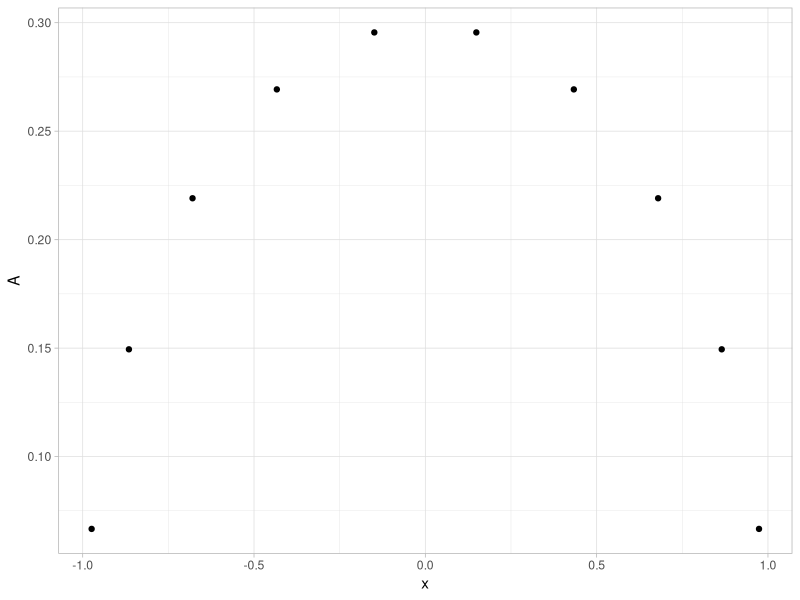
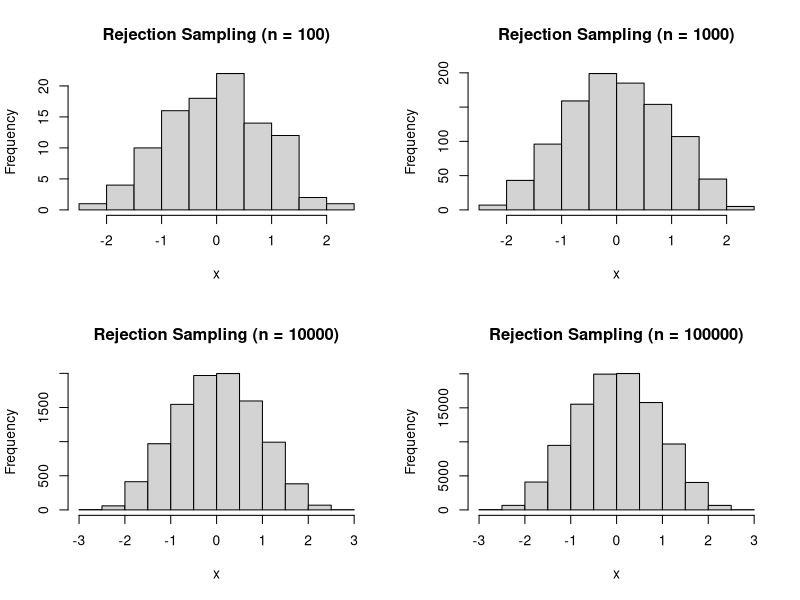

The R script that drew these images, in order: (Note: a time limit stopped this script after it produced the figures.)
## ---- chunk 1
knitr::opts_chunk$set(echo = TRUE)
## ---- chunk 2
library(ggplot2)
## ---- chunk 3
g <- function(x){1 / x}
## ---- chunk 4
Romberg_Integration <- function(m, l, u){
  
  ###INITIAL VALUES###
  T_hat <- matrix(NA, nrow = m + 1, ncol = m + 1)
  width <- u - l
  
  ###MAIN###
  T_hat[1, 1] <- width * (g(l) + g(u)) / 2
  for (i in 1:m){ ##i is the first subscript of T_hat
    h <- width / (2 ^ i)
    T_hat[i + 1, 1] <- h * (g(l) + g(u)) / 2 + h * sum(g(seq(l + h, u - h, h)))
    for (j in 1:i){ ##j is the second subscript of T_hat
      T_hat[i + 1, j + 1] <- (4 ^ j * T_hat[i + 1, j] - T_hat[i, j]) / (4 ^ j - 1)}
  }
  
  ###OUTPUT###
  row.names(T_hat) = colnames(T_hat) = 0:m
  return(T_hat)
}
## ---- chunk 5
Romberg_Integration(6, 1, 10); print(paste0('ln(10) = ', log(10)))
print(paste0('ERROR = ', Romberg_Integration(6, 1, 10)[7, 7] - log(10)))
## ---- chunk 6
x <- c(0.148874338981631, 0.433395394129247, 0.679409568299024,
       0.865063366688985, 0.973906528517172)
x <- c(-x[5:1], x)
A <- c(0.295524224714753, 0.269266719309996, 0.219086362515982,
       0.149451394150581, 0.066671344308688)
A <- c(A[5:1], A)
## ---- chunk 7
ggplot() + geom_point(aes(x, A), size = 1.5) + theme_light()
## ---- chunk 8
f <- function(x){x ^ 2}
## ---- chunk 9
gl_int <- t(A) %*% f(x); gl_int
## ---- chunk 10
gl_int - 2 / 3
## ---- chunk 11
Importance_Sampling <- function(n, standard = TRUE){
  
  ###INITIAL VALUES###
  X <- rnorm(n)
  
  ###MAIN###
  w_star <- exp(- abs(X) ^ 3 / 3) / exp(- X ^ 2 / 2)
  if (standard == TRUE){w <- w_star / sum(w_star); mu_is <- sum(X ^ 2 * w)}
  else {mu_is <- mean(X ^ 2 * w_star)}

  ###OUTPUT###
  return(mu_is)
}
## ---- chunk 12
set.seed(5201314)
print(paste0('n = 100: ', Importance_Sampling(100)))
print(paste0('n = 1000: ', Importance_Sampling(1000)))
print(paste0('n = 10000: ', Importance_Sampling(10000)))
print(paste0('n = 100000: ', Importance_Sampling(100000)))
## ---- chunk 13
Rejection_Sampling <- function(n, squeezed = TRUE){
  
  ###INITIAL VALUES###
  keep <- 0; total <- 0; x <- rep(NA, n)
  
  ###FUNCTIONS###
  f <- function(x){exp(- abs(x) ^ 3 / 3)}
  e <- function(x){exp(- x ^ 2 / 2 - 1 / 6)}
  s <- function(x){exp(- x ^ 4 / 4 - 1 / 12)}
  
  ###MAIN###
  while (keep < n){
    total <- total + 1
    y <- rnorm(1) ##sample Y ~ g
    u <- runif(1) ##sample U ~ Unif(0,1)
    if (squeezed == TRUE & u <= s(y) / e(y)){ ##squeezed rejection
      keep <- keep + 1
      x[keep] <- y
      next
    }
    if (u <= f(y) / e(y)){
      keep <- keep + 1
      x[keep] <- y
    }
  }
  
  ###OUTPUT###
  print(paste0('Total Samples: ', total, '; Kept Samples: ', n,
               '; Acceptance Rate: ', round(n / total * 100, 2), '%'))
  return(x)
}
## ---- chunk 14
show_dist <- function(x){
  hist(x, main = paste0('Rejection Sampling (n = ', length(x), ')'))
  print(paste0('n = ', length(x), ': ', mean(x ^ 2)))
}
## ---- chunk 15
par(mfrow = c(2, 2))
set.seed(5201314)
show_dist(Rejection_Sampling(100))
show_dist(Rejection_Sampling(1000))
show_dist(Rejection_Sampling(10000))
show_dist(Rejection_Sampling(100000))
## ---- chunk 16
set.seed(5201314)
start <- Sys.time(); s = capture.output(Rejection_Sampling(1000000, FALSE))
diff <- Sys.time() - start
print(paste0('Without Squeezing Function: ', round(diff, 2), 's'))
start <- Sys.time(); s = capture.output(Rejection_Sampling(1000000, TRUE))
diff <- Sys.time() - start
print(paste0('With Squeezing Function: ', round(diff, 2), 's'))
## ---- chunk 17
SIS_1 <- function(t){
  
  ###INITIAL VALUES###
  x <- matrix(NA, nrow = t + 1, ncol = 2); x[1, ] <- c(0, 0); freq_list <- c()
  
  ###FUNCTIONS###
  f_c <- function(oldx, newx){ ##compute conditional density function
    oldname <- paste0('(', oldx[1], ',', oldx[2], ')')
    newname <- paste0('(', newx[1], ',', newx[2], ')')
    out <- exp(- sum(abs(newx)) + sum(abs(oldx)) -
                 ifelse(newname %in% names(freq_list), freq_list[newname], 0) / 2 +
                 ifelse(oldname %in% names(freq_list), freq_list[oldname], 0) / 2)
    return(out)
  }
  next_step <- function(oldx){ ##generate sample from g
    idx <- sample(1:4, 1); newx <- oldx
    if (idx == 1){newx[1] <- oldx[1] + 1}
    else if (idx == 2){newx[2] <- oldx[2] - 1}
    else if (idx == 3){newx[1] <- oldx[1] - 1}
    else if (idx == 4){newx[2] <- oldx[2] + 1}
    return(newx)
  }
  
  update_freq <- function(newx){ ##update the frequency list of coordinates
    name <- paste0('(', newx[1], ',', newx[2], ')')
    if (name %in% names(freq_list)){freq_list[name] <- freq_list[name] + 1}
    else {freq_list[name] <- 1}
    return(freq_list)
  }
  
  generate_u <- function(oldx, newx){ ##compute the incremental weight
    4 * f_c(oldx, newx)
  }
  
  ###MAIN###
  x[2, ] <- next_step(x[1, ])
  freq_list <- update_freq(x[2, ])
  w <- 4 * f_c(x[1, ], x[2, ])
  for (i in 1:(t - 1)){
    x[i + 2, ] <- next_step(x[i + 1, ])
    freq_list <- update_freq(x[i + 2, ])
    u <- generate_u(x[i + 1, ], x[i + 2, ])
    w <- w * u
  }
  
  ###OUTPUT###
  structure(list(x = x, freq = freq_list, weight = w))
}
## ---- chunk 18
SIS_mn <- function(t, m, n){
  
  ###INITIAL VALUES###
  D_list <- c(); M_list <- c(); w_list <- c()
  
  ###MAIN###
  for (i in 1:m){
    result <- SIS_1(t)
    D_list <- c(D_list, sum(abs(result$x[t + 1, ])))
    M_list <- c(M_list, max(result$freq))
    w_list <- c(w_list, result$weight)
  }
  w_list_std <- w_list / sum(w_list)
  D_list_res <- sample(D_list, n, replace = TRUE, prob = w_list_std)
  M_list_res <- sample(M_list, n, replace = TRUE, prob = w_list_std)
  
  ###OUTPUT###
  structure(list(D = D_list, D_res = D_list_res, M = M_list, 
                 M_res = M_list_res, w = w_list, w_std = w_list_std))
}
## ---- chunk 19
set.seed(1314); result <- SIS_mn(30, 100000, 5000)
## ---- chunk 20
par(mfrow = c(1, 2))
barplot(table(result$D_res), main = 'Distribution of D30')
barplot(table(result$M_res), main = 'Distribution of M30')
## ---- chunk 21
D_mean <- sum(result$D * result$w_std)
M_mean <- sum(result$M * result$w_std)
print(paste0('Mean of D30: ', D_mean))
print(paste0('Mean of M30: ', M_mean))
## ---- chunk 22
D_std <- sqrt(sum(result$w_std * (result$D - D_mean) ^ 2) /
                (1 - sum(result$w_std ^ 2)))
M_std <- sqrt(sum(result$w_std * (result$M - M_mean) ^ 2) /
                (1 - sum(result$w_std ^ 2)))
print(paste0('Standard deviation of D30: ', D_std))
print(paste0('Standard deviation of M30: ', M_std))
